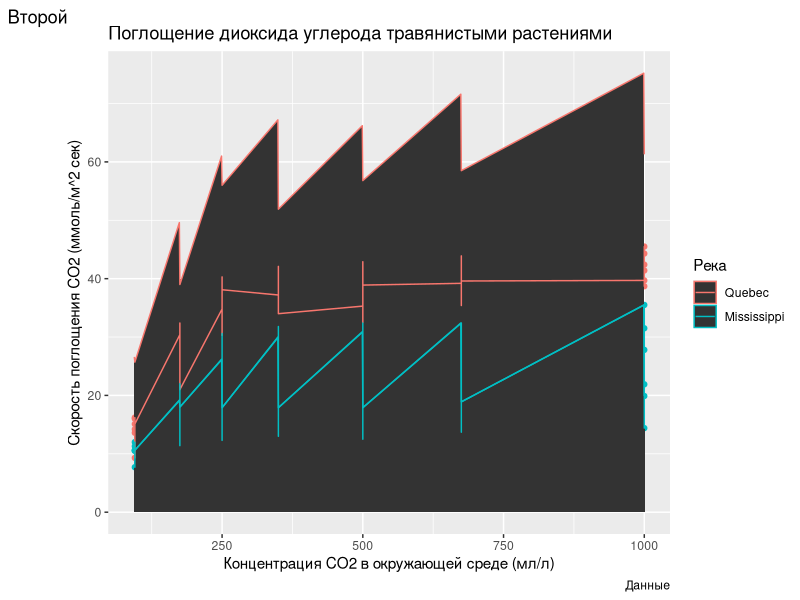

Source code (R):
library(ggplot2)

summary(CO2)

ggplot(CO2, aes(x = conc, y = uptake, color = Type)) +
  geom_point() +
  geom_area() +
  geom_line() +
  labs(
    title = "Поглощение диоксида углерода травянистыми растениями",
    caption = "Данные",
    x = "Концентрация CO2 в окружающей среде (мл/л)",
    y = "Скорость поглощения CO2 (ммоль/м^2 сек)",
    color = "Река",
    tag = "Второй",
  )